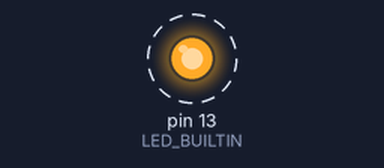
A sketch run on a simulated Arduino Uno, built with avr-gcc and run on an emulated ATmega328P. Parts: output pins drawn as LEDs (lit = HIGH). Dashed ring = blinking. What the sketch prints to the serial monitor is not drawn.

Above: at 1.5 s.
Timing chart, 0 to 5.6 s (numbered marks = the images above):
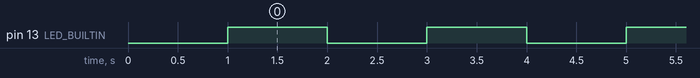

Measured:
- by itself, pin 13 (LED_BUILTIN): alternates HIGH for 1.0 s and LOW for 1.0 s

The sketch:

test_wemos.ino
```cpp
void setup() {
  // put your setup code here, to run once:
  pinMode(LED_BUILTIN, OUTPUT);
  delay(1000);
  Serial.begin(115200);

}

void loop() {
  // put your main code here, to run repeatedly:
  digitalWrite(LED_BUILTIN, HIGH);   // turn the LED on (HIGH is the voltage level)
  Serial.print("hello");
  delay(1000);                       // wait for a second
  digitalWrite(LED_BUILTIN, LOW);    // turn the LED off by making the voltage LOW
  Serial.println(" world!");
  delay(1000);

}
```
